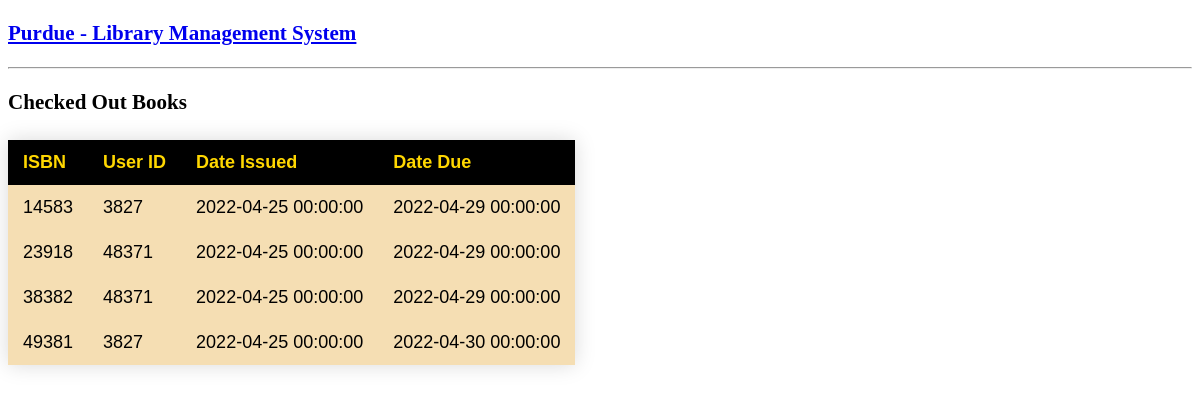
Page /show_checked on the committed database.
### app.py (models this page shows, shortened)
class book_checkout(db.Model):
    isbn = db.Column(db.Integer, primary_key=True, nullable=False)
    user_id = db.Column(db.Integer, nullable=False, index = True)
    date_issued = db.Column(db.DateTime, nullable=False)
    date_due = db.Column(db.DateTime, nullable=False)
    @app.route('/show_checked', methods= ['GET', 'POST'])
    def show_checked():
        return render_template('show_checked.html', book_checkout= book_checkout.query.all())

### app.py (the view)
    @app.route('/show_checked', methods= ['GET', 'POST'])
    def show_checked():
        return render_template('show_checked.html', book_checkout= book_checkout.query.all())

### templates/show_checked.html (shortened to what this page needs)
<!DOCTYPE html>
<html lang="en">
  <head>
  </head>
  <body>
    <h3>
      <a href="{{ url_for('show_all') }}">Purdue - Library Management System</a>
    </h3>
    <hr/>
    <h3>Checked Out Books</h3>
    <table class="styled-table">
      <thead>
        <tr>
          <th>ISBN</th>
          <th>User ID</th>
          <th>Date Issued</th>
          <th>Date Due</th>
        </tr>
      </thead>
      <tbody>
        {% for book in book_checkout %}
        <tr>
          <td>{{ book.isbn }}</td>
          <td>{{ book.user_id}}</td>
          <td>{{ book.date_issued}}</td>
          <td>{{ book.date_due}}</td>
        </tr>
        {% endfor %}
      </tbody>
    </table>
  </body>
</html>

### templates/show_checked.html (style rules this page uses)
table { border-collapse: collapse; margin: 25px 0; font-size: large; font-family: sans-serif; min-width: 400px; box-shadow: 0 0 20px rgba(0, 0, 0, 0.15); }
th { padding: 12px 15px; background-color: black; }
thead { background-color: black; color: gold; text-align: left; }
tr { background-color: wheat; text-align: left; }
td { padding: 12px 15px; background-color: wheat; }
body { font-size: large; }

### rows in the picture
book_checkout: isbn "14583", user_id "3827", date_issued "2022-04-25 00:00:00", date_due "2022-04-29 00:00:00"
book_checkout: isbn "23918", user_id "48371", date_issued "2022-04-25 00:00:00", date_due "2022-04-29 00:00:00"
book_checkout: isbn "38382", user_id "48371", date_issued "2022-04-25 00:00:00", date_due "2022-04-29 00:00:00"
book_checkout: isbn "49381", user_id "3827", date_issued "2022-04-25 00:00:00", date_due "2022-04-30 00:00:00"
